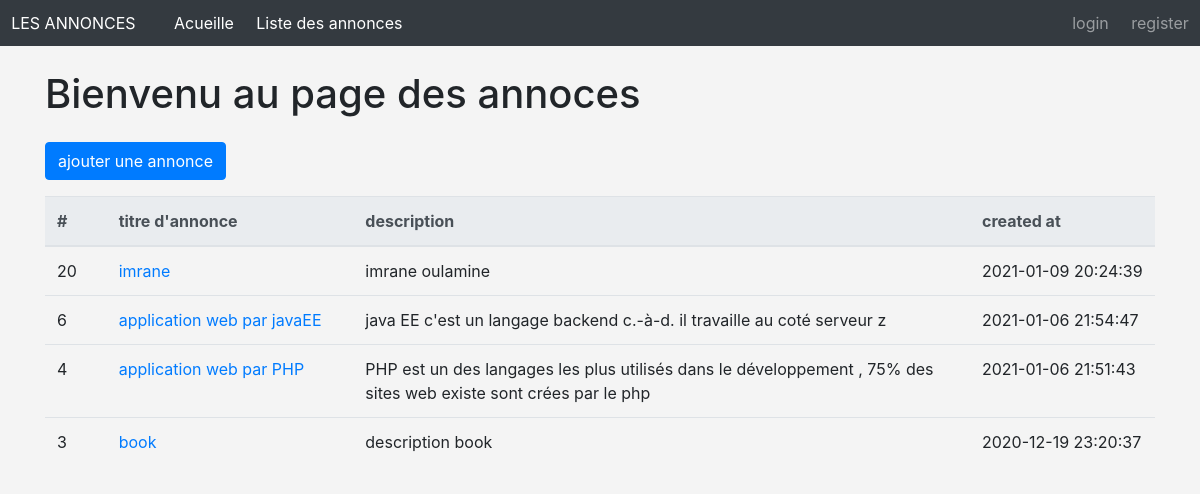
/annonces, run on the app's committed database.
### tables this page shows
CREATE TABLE `annonce` (
  `id` int(11) NOT NULL,
  `titre` varchar(256) NOT NULL,
  `description` text NOT NULL,
  `actif` tinyint(1) NOT NULL DEFAULT 0,
  `created_at` datetime NOT NULL DEFAULT current_timestamp(),
  `user_id` int(11) NOT NULL
);

### Controllers/Controller.php (called while the page is built, shortened)
<?php
class Controller
{
    public function render(String $fichier, array $data=[],String $template = "default.php")
    {
        extract($data);
        require_once(ROOT."/Views/".$fichier);
        $content = ob_get_clean();
        require_once(ROOT."/Views/".$template);
    }
}
?>

### Controllers/AnnoncesController.php (called while the page is built, shortened)
<?php
class AnnoncesController extends Controller
{
    public function index()
    {
        $annonces = new Annonce;
        $annonces = $annonces->findAll();
        $this->render("annonces/index.php",compact("annonces"));
    }
}
?>

### public/index.php (called while the page is built, shortened)
<?php
require_once ROOT."/Autoload.php";
$app = new Main;
$app->start();

### Models/Annonce.php (called while the page is built, shortened)
<?php
class Annonce extends Model{
    public function __construct(){
        $this->table = 'ANNONCE';
    }
}
?>

### Core/DataBase.php (called while the page is built, shortened)
<?php
class DataBase extends PDO
{
    private static $instance;
    private function __construct(){
        $dsn = "mysql:host=". self::DBHOST.";dbname=".self::DBNAME;
    }
    public static function getInstance(): self
    {
        if(self::$instance === null)
            self::$instance = new self();
        return self::$instance;
    }
}

### Models/Model.php (called while the page is built, shortened)
<?php
class Model extends DataBase
{
    protected $table;
    public function findAll()
    {
        return $this->require(
            "SELECT * from " . $this->table
        )->fetchAll();
    }
    public function require(String $sql, array $attributes = null)
    {
        $this->db = self::getInstance();
        if($attributes === null){
            return $this->db->query($sql);
        }else{
            $statement = $this->db->prepare($sql);
            $statement->execute($attributes);
            return $statement;
        }
    }
}
?>

### Autoload.php (called while the page is built, shortened)
<?php
class Autoload {
    static function autoload($class){
        $class = str_replace(__NAMESPACE__,'',$class);
        $class = str_replace('\\','/',$class);
        $fichier = __DIR__.$class.'.php';
    }
}
?>

### Views/annonces/index.php (the view)
<h1 class="my-4">Bienvenu au page des annoces</h1>
<a href="/annonces/add" > <button class="btn btn-primary"> ajouter une annonce </button></a>
<table class="table my-3">
    <thead class="thead-light">
        <tr>
            <th scope="col" style="width: 5%;">#</th>
            <th scope="col" style="width: 20%;">titre d'annonce</th>
            <th scope="col" style="width: 50%;">description</th>
            <th scope="col" style="width: 15%;">created at</th>
        </tr>
    </thead>
    <tbody>
    <?php foreach ($annonces as $annonce):?>
        <tr>
            <td><?=$annonce->id?></td>
            <td><a href="/annonces/annonce/<?=$annonce->id?>"> <?=$annonce->titre?> </a></td>
            <td class="ml-3"> <?=$annonce->description   ?> </td>
            <td class="ml-3"> <?=$annonce->created_at   ?> </td>
        </tr>
    <?php endforeach ?>
    </tbody>
</table>

### Core/Main.php (shortened to what this page needs)
<?php
class Main
{
    public function start()
    {
        if(isset($_GET['p']))
            $param = explode('/', $_GET['p']);
        if(!empty($param[0]))
        {
            $controler = '\\App_Olm\\Controllers\\'.ucfirst(array_shift($param)).'Controller';
            $action = isset($param[0])? array_shift($param): 'index';
            $controler = new $controler;
            if(method_exists($controler, $action))
            {
                (isset($param[0]))? call_user_func_array([$controler, $action], $param) : $controler->$action();
            }else{
                http_response_code(404);
                echo "cette page n'existe pas";
            }
        }
        else{
            $controler = new MainController;
            $controler->index();
        }
    }
}
?>

### Views/default.php (shortened to what this page needs)
<!DOCTYPE html>
<html lang="fr">
<head>
    <link rel="stylesheet" href="https://cdn.jsdelivr.net/npm/bootstrap@4.5.3/dist/css/bootstrap.min.css">
</head>
<body >
    <nav class="navbar navbar-expand-lg navbar-dark bg-dark">
        <a class="navbar-brand" href="/">LES ANNONCES</a>
        <div class="collapse navbar-collapse" id="navbarText">
            <ul class="navbar-nav mr-auto">
                <li class="nav-item active">
                    <a class="nav-link" href="/">Acueille<span class="sr-only">(current)</span></a>
                </li>
                <li class="nav-item active">
                    <a class="nav-link" href="/annonces">Liste des annonces<span class="sr-only">(current)</span></a>
                </li>
            </ul>
            <ul class="navbar-nav ml-auto">
                <?php if(!isset($_SESSION['user'])):?>
                    <li class="nav-item">
                        <a class="nav-link" href="/users/login">login</a>
                    </li>
                    <li class="nav-item ">
                        <a class="nav-link" href="/users/register">register</a>
                    </li>
                <?php endif?>
            </ul>
        </div>
    </nav>
    <div class="container" >
        <?= $content ?>
    </div>
</body>
</html>

### Views/default.php (style rules this page uses)
body { background-color: #F4F4F4; font-size: 16px ; }
a { text-decoration: none; }
.bg-dark { padding: 0px; margin-bottom: 0px; }
.navbar-expand-lg .navbar-collapse { padding: em; }
.navbar-brand, .navbar-dark .navbar-nav .nav-link { padding: .7em; font-size: 1em; }

### data on the page
annonce: id "20", titre "imrane", description "imrane oulamine", created_at "2021-01-09 20:24:39"
annonce: id "6", titre "application web par javaEE", description "java EE c'est un langage backend c.-à-d. il travaille au coté serveur z", created_at "2021-01-06 21:54:47"
annonce: id "4", titre "application web par PHP", description "PHP est un des langages les plus utilisés dans le développement , 75% des sites web existe sont crées par le php", created_at "2021-01-06 21:51:43"
annonce: id "3", titre "book", description "description book", created_at "2020-12-19 23:20:37"
